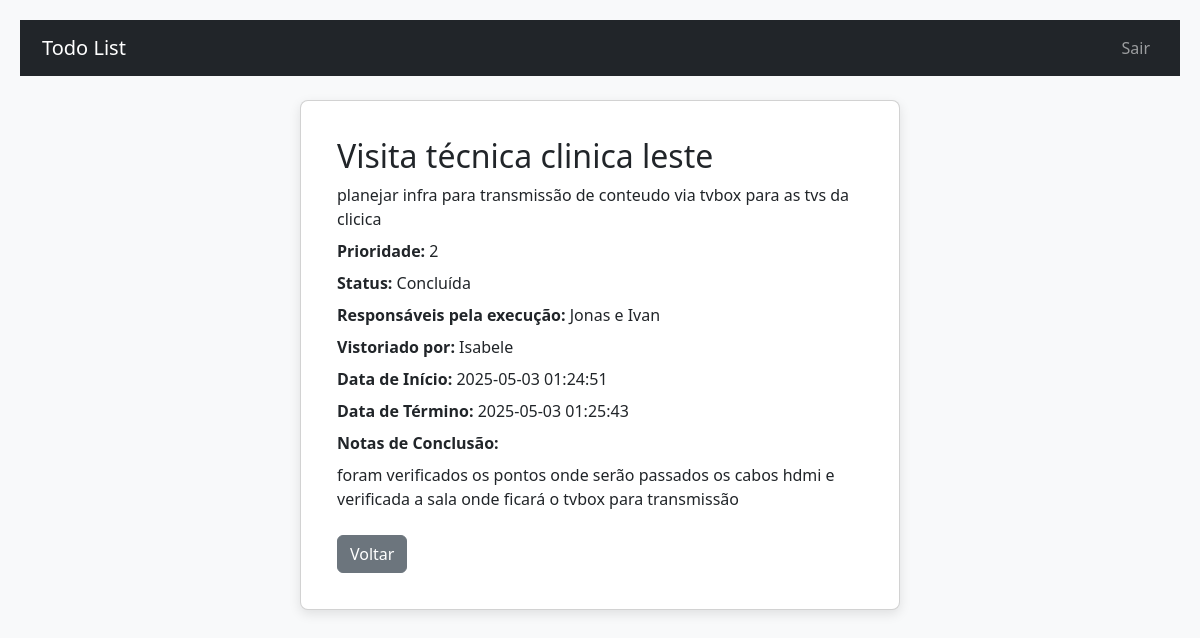
/task_detail.php?id=5 (signed in), run on the app's committed database.
### tables this page shows
CREATE TABLE "tasks" (
            id INTEGER PRIMARY KEY AUTOINCREMENT,
            user_id INTEGER NOT NULL,
            title TEXT NOT NULL,
            description TEXT,
            priority INTEGER DEFAULT 1,
            status INTEGER DEFAULT 0,
            due_date DATETIME,
            completion_notes TEXT,
            created_at DATETIME DEFAULT CURRENT_TIMESTAMP
        , start_time DATETIME, end_time DATETIME, responsaveis_execucao TEXT, vistoriado_por TEXT, visita_solicitada_por TEXT);

### task_detail.php (the view, shortened to what this page needs)
<?php
$db = Database::getInstance()->getConnection();
$user_id = $_SESSION['user_id'];
$task_id = intval($_GET['id']);
$stmt = $db->prepare('SELECT * FROM tasks WHERE id = :id AND user_id = :user_id');
$stmt->bindValue(':id', $task_id, SQLITE3_INTEGER);
$stmt->bindValue(':user_id', $user_id, SQLITE3_INTEGER);
$result = $stmt->execute();
$task = $result->fetchArray(SQLITE3_ASSOC);
require_once 'includes/header.php';
?>
<div class="card mx-auto" style="max-width: 600px;">
    <div class="card-body">
        <h2 class="card-title"><?php echo htmlspecialchars($task['title']); ?></h2>
        <p><?php echo nl2br(htmlspecialchars($task['description'])); ?></p>
<p><strong>Prioridade:</strong> <?php echo $task['priority']; ?></p>
<p><strong>Status:</strong>
    <?php
        if ($task['status'] == 0) echo 'Pendente';
        elseif ($task['status'] == 1) echo 'Em Execução';
        else echo 'Concluída';
    ?>
</p>
<p><strong>Responsáveis pela execução:</strong> <?php echo htmlspecialchars($task['responsaveis_execucao'] ?? ''); ?></p>
<p><strong>Vistoriado por:</strong> <?php echo htmlspecialchars($task['vistoriado_por'] ?? ''); ?></p>
<p><strong>Data de Início:</strong> <?php echo $task['start_time'] ?? 'Não iniciado'; ?></p>
<p><strong>Data de Término:</strong> <?php echo $task['end_time'] ?? 'Não concluído'; ?></p>
<p><strong>Notas de Conclusão:</strong></p>
<p><?php echo nl2br(htmlspecialchars($task['completion_notes'] ?? '')); ?></p>
        <a href="dashboard.php" class="btn btn-secondary mt-3">Voltar</a>
    </div>
</div>
<?php require_once 'includes/footer.php'; ?>

### assets/styles.css (style rules this page uses)
body { font-family: 'Segoe UI', Tahoma, Geneva, Verdana, sans-serif; background-color: #f8f9fa; margin: 0; padding: 20px; color: #343a40; }
.card { background-color: #ffffff; border-radius: 8px; box-shadow: 0 4px 12px rgba(0, 0, 0, 0.1); padding: 20px; margin-bottom: 20px; }
p { margin-bottom: 8px; }

### data on the page
tasks: title "Visita técnica clinica leste", description "planejar infra para transmissão de conteudo via tvbox para as tvs da clicica", priority "2", responsaveis_execucao "Jonas e Ivan", vistoriado_por "Isabele", start_time "2025-05-03 01:24:51", end_time "2025-05-03 01:25:43", completion_notes "foram verificados os pontos onde serão passados os cabos hdmi e verificada a sala onde ficará o tvbox para transmissão"
